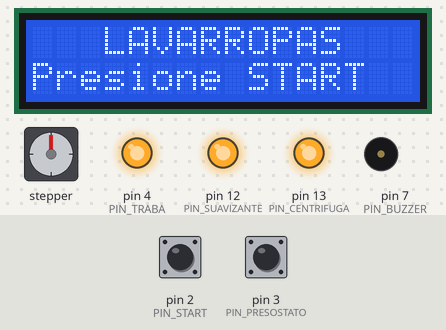
The sketch below on a simulated Arduino Uno, built with avr-gcc and run on an emulated ATmega328P. Parts: stepper motor, 16×2 character LCD, output pins drawn as LEDs (lit = HIGH), buzzer (waves = sounding). Wiring (inferred from the names in the program): stepper motor (2048 steps per turn assumed): coils pin 8, pin 9, pin 10, pin 11. Inputs (shaded band) come from the test bench; at power-on: pin 2 (PIN_START) HIGH, pin 3 (PIN_PRESOSTATO) HIGH. Pins used as bus, display or sensor lines are not drawn; what the sketch prints to the serial monitor is not drawn.

Above: at 1.2 s.
1.3 s: pin 2 (PIN_START) pulled LOW for 0.15 s
At 2.5 s:
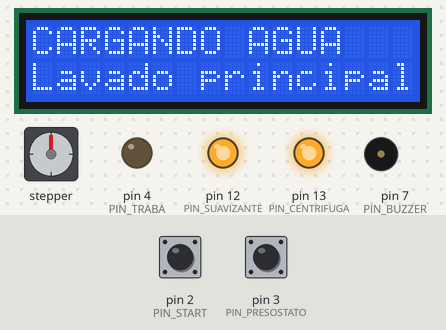
2.9 s: pin 3 (PIN_PRESOSTATO) pulled LOW for 0.15 s
At 4.2 s:
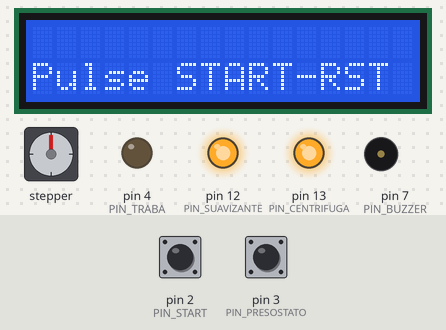
10.8 s: pin 2 (PIN_START) driven LOW and pin 3 (PIN_PRESOSTATO) driven LOW
At 11.7 s:
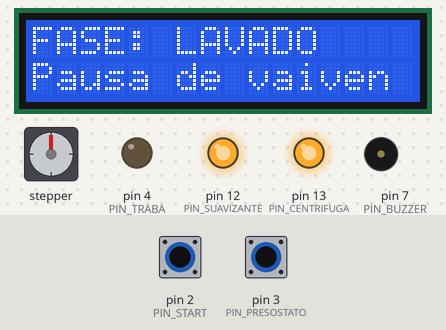
14.3 s: pin 3 (PIN_PRESOSTATO) driven HIGH
At 15.2 s:
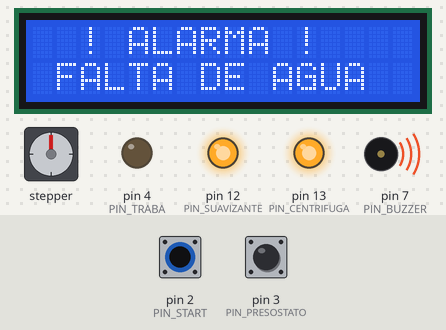
Timing chart, 0 to 17.8 s (numbered marks = the images above; inputs shaded):
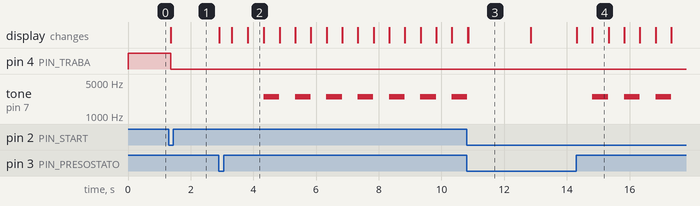

Measured:
- after the input at 1.3 s, pin 4 (PIN_TRABA): HIGH → LOW after 0.07 s; the display: changes after 0.07 s (image 1)
- after the input at 2.9 s, tone on pin 7 (PIN_BUZZER): alternates 2500 Hz for 0.50 s and silent for 0.50 s, starting after 1.4 s; the display: first changes at once (image 2 shows a later state)
- after the input at 10.8 s, tone on pin 7 (PIN_BUZZER): goes on until 10.8 s, then stays silent; the display: first differs from a run without the input after 0.06 s (image 3)
- after the input at 14.3 s, tone on pin 7 (PIN_BUZZER): alternates 2500 Hz for 0.50 s and silent for 0.50 s, starting after 0.51 s; the display: first changes at once (image 4 shows a later state)
- what the display in image 2 shows lasts 0.5 s, from 3.8 s to 4.3 s
- what the display in image 3 shows lasts 2.0 s, from 10.9 s to 12.9 s

The sketch:

lavarropas_controller_display_error_buzzer.ino
```cpp
/*
  CONTROLADOR DE LAVARROPAS - Arduino UNO
  Máquina de estados no bloqueante (millis(), sin delay())
  Display LCD 16x2 en modo paralelo (4 bits), Monitor Serie y Alarma Sonora Potente
*/

#include <LiquidCrystal.h>
#include <ArduinoJson.h>   // agregado: reporte de estado en JSON para el dashboard

// #define DEBUG_LCD_SERIAL   // Descomentar para volcar el texto del LCD por Serial.
//                             // Por defecto queda APAGADO: el estado va por JSON.

// ---------- LCD ----------
LiquidCrystal lcd(A2, 6, A3, 5, A0, A1);

// ---------- Pines de entrada ----------
const uint8_t PIN_START      = 2;
const uint8_t PIN_PRESOSTATO = 3;

// ---------- Pines de salida (relés y alarmas) ----------
const uint8_t PIN_TRABA       = 4;
const uint8_t PIN_BUZZER      = 7;  // Buzzer conectado al Pin 7
const uint8_t PIN_LLENADO     = 8;
const uint8_t PIN_MOTOR_CW    = 9;
const uint8_t PIN_MOTOR_CCW   = 10;
const uint8_t PIN_DRENAJE     = 11;
const uint8_t PIN_SUAVIZANTE  = 12;
const uint8_t PIN_CENTRIFUGA  = 13;

const bool RELAY_ACTIVE_LOW = true;

// ---------- Fases del ciclo ----------
enum Fase {
  REPOSO,
  LLENADO,
  LAVADO,
  DRENAJE_1,
  LLENADO_ENJUAGUE,
  ENJUAGUE,
  DRENAJE_2,
  SUAVIZANTE,
  DRENAJE_3,
  CENTRIFUGADO,
  FIN,
  ERROR_AGUA
};

Fase faseActual = REPOSO;
Fase fasePreviaAlError = REPOSO;

// ---------- Temporizados de fases fijas ----------
const unsigned long T_DRENAJE       = 10000UL;
const unsigned long T_SUAVIZANTE    = 10000UL;
const unsigned long T_CENTRIFUGADO  = 15000UL;

// Inversión de giro del motor
const unsigned long T_GIRO = 5000UL;
const unsigned long T_PAUSA_GIRO = 2000UL;

// ---------- Control por cantidad de ciclos ----------
const int MAX_GIROS = 3;
int girosContados = 0;

// ---------- Variables de control de tiempo ----------
unsigned long tInicioFase = 0;
unsigned long tUltimoGiro = 0;
unsigned long tErrorMensaje = 0;
bool motorSentidoCW = true;
bool motorActivo = false;
bool alternarTextoError = true;

// ---------- Reporte de estado al dashboard (agregado) ----------
unsigned long tUltimoEnvioEstado = 0;
const unsigned long INTERVALO_ENVIO_MS = 1000;  // 1 línea JSON por segundo
bool pulsadorActivo = false;                     // estado ya antirrebotado del START

// ---------- Antirrebote del botón Start ----------
unsigned long tUltimoCambioBoton = 0;
const unsigned long DEBOUNCE_MS = 50;
bool estadoBotonAnterior = HIGH;

// Variables globales para el LCD y Monitor Serie
String ultimaLinea1 = "";
String ultimaLinea2 = "";

// ================= FUNCIONES AUXILIARES =================

void setRelay(uint8_t pin, bool encender) {
  if (RELAY_ACTIVE_LOW) {
    digitalWrite(pin, encender ? LOW : HIGH);
  } else {
    digitalWrite(pin, encender ? HIGH : LOW);
  }
}

void apagarTodo() {
  setRelay(PIN_LLENADO, false);
  setRelay(PIN_MOTOR_CW, false);
  setRelay(PIN_MOTOR_CCW, false);
  setRelay(PIN_DRENAJE, false);
  setRelay(PIN_SUAVIZANTE, false);
  setRelay(PIN_CENTRIFUGA, false);
  noTone(PIN_BUZZER); // Apaga el tono de frecuencia por seguridad
  motorActivo = false;
}

void mostrarLCD(String linea1, String linea2) {
  String textSerie1 = linea1;
  String textSerie2 = linea2;

  while (linea1.length() < 16) linea1 += " ";
  while (linea2.length() < 16) linea2 += " ";

  bool huboCambio = false;

  if (linea1 != ultimaLinea1) {
    lcd.setCursor(0, 0);
    lcd.print(linea1);
    ultimaLinea1 = linea1;
    huboCambio = true;
  }
  if (linea2 != ultimaLinea2) {
    lcd.setCursor(0, 1);
    lcd.print(linea2);
    ultimaLinea2 = linea2;
    huboCambio = true;
  }

  if (huboCambio) {
#ifdef DEBUG_LCD_SERIAL
    Serial.print("[LCD] L1: ");
    Serial.print(textSerie1);
    Serial.print(" | L2: ");
    Serial.println(textSerie2);
#endif
  }
}

bool presostatoLleno() {
  return digitalRead(PIN_PRESOSTATO) == LOW;
}

bool leerStartPresionado() {
  static bool ultimaLecturaRaw = HIGH;
  bool lecturaActual = digitalRead(PIN_START);
  bool presionado = false;

  if (lecturaActual != ultimaLecturaRaw) {
    tUltimoCambioBoton = millis();
  }

  if ((millis() - tUltimoCambioBoton) > DEBOUNCE_MS) {
    if (lecturaActual == LOW && estadoBotonAnterior == HIGH) {
      presionado = true;
    }
    estadoBotonAnterior = lecturaActual;
    pulsadorActivo = (estadoBotonAnterior == LOW);  // se reporta al dashboard
  }

  ultimaLecturaRaw = lecturaActual;
  return presionado;
}

void cambiarFase(Fase nuevaFase) {
  faseActual = nuevaFase;
  tInicioFase = millis();
  apagarTodo();

  if (nuevaFase == LAVADO || nuevaFase == ENJUAGUE) {
    girosContados = 0;
    motorSentidoCW = true;
    motorActivo = false;
    tUltimoGiro = millis();
  }
}

void manejarLlenado(Fase siguienteFase) {
  setRelay(PIN_LLENADO, true);
  if (presostatoLleno()) {
    cambiarFase(siguienteFase);
  }
}

void manejarDrenaje(Fase siguienteFase) {
  setRelay(PIN_DRENAJE, true);
  if (millis() - tInicioFase >= T_DRENAJE) {
    cambiarFase(siguienteFase);
  }
}

void manejarAgitadoPorCiclos(Fase siguienteFase) {
  if (girosContados >= MAX_GIROS) {
    cambiarFase(siguienteFase);
    return;
  }

  unsigned long enCiclo = millis() - tUltimoGiro;

  if (motorActivo) {
    if (enCiclo >= T_GIRO) {
      setRelay(PIN_MOTOR_CW, false);
      setRelay(PIN_MOTOR_CCW, false);
      motorActivo = false;
      tUltimoGiro = millis();

      if (motorSentidoCW == false) {
        girosContados++;
      }

      motorSentidoCW = !motorSentidoCW;
    }
  } else {
    if (enCiclo >= T_PAUSA_GIRO) {
      if (motorSentidoCW) {
        setRelay(PIN_MOTOR_CW, true);
        setRelay(PIN_MOTOR_CCW, false);
      } else {
        setRelay(PIN_MOTOR_CW, false);
        setRelay(PIN_MOTOR_CCW, true);
      }
      motorActivo = true;
      tUltimoGiro = millis();
    }
  }
}

// ================= REPORTE DE ESTADO (agregado) =================
//
// Traduce la fase interna a un nombre estable para el dashboard y arma
// una línea JSON, igual que la que ya espera main.py.

const char* nombreFase(Fase f) {
  switch (f) {
    case REPOSO:          return "REPOSO";
    case LLENADO:         return "LLENADO";
    case LAVADO:          return "LAVADO";
    case DRENAJE_1:       return "DRENAJE_1";
    case LLENADO_ENJUAGUE:return "LLENADO_ENJUAGUE";
    case ENJUAGUE:        return "ENJUAGUE";
    case DRENAJE_2:       return "DRENAJE_2";
    case SUAVIZANTE:      return "SUAVIZANTE";
    case DRENAJE_3:       return "DRENAJE_3";
    case CENTRIFUGADO:    return "CENTRIFUGADO";
    case FIN:             return "FIN";
    case ERROR_AGUA:      return "ERROR_AGUA";
  }
  return "DESCONOCIDO";
}

const char* estadoCiclo(Fase f) {
  switch (f) {
    case REPOSO:          return "inactivo";
    case LLENADO:
    case LLENADO_ENJUAGUE:return "llenando";
    case LAVADO:          return "lavando";
    case ENJUAGUE:        return "enjuagando";
    case DRENAJE_1:
    case DRENAJE_2:
    case DRENAJE_3:       return "desagotando";
    case SUAVIZANTE:      return "suavizando";
    case CENTRIFUGADO:    return "centrifugando";
    case FIN:             return "finalizado";
    case ERROR_AGUA:      return "error";
  }
  return "desconocido";
}

bool releEncendido(uint8_t pin) {
  return digitalRead(pin) == (RELAY_ACTIVE_LOW ? LOW : HIGH);
}

void enviarEstadoJSON() {
  // ArduinoJson v7: JsonDocument se dimensiona solo (heap) y se libera al
  // salir de la función. Evita reservar cientos de bytes en el stack del Uno.
  JsonDocument doc;

  doc["estado_ciclo"] = estadoCiclo(faseActual);
  doc["fase"]        = nombreFase(faseActual);
  if (faseActual == ERROR_AGUA) {
    doc["error"] = "FALTA DE AGUA";
  } else {
    doc["error"] = (const char*)nullptr;
  }

  if (faseActual == LAVADO || faseActual == ENJUAGUE) {
    doc["giros"]     = girosContados;
    doc["max_giros"] = MAX_GIROS;
  } else {
    doc["giros"]     = (const char*)nullptr;
    doc["max_giros"] = (const char*)nullptr;
  }

  // Texto que se está mostrando en el LCD (con relleno; el dashboard recorta)
  JsonArray lcd = doc.createNestedArray("lcd");
  lcd.add(ultimaLinea1);
  lcd.add(ultimaLinea2);

  JsonObject componentes = doc.createNestedObject("componentes");
  componentes["bomba_llenado"]  = releEncendido(PIN_LLENADO);
  componentes["motor_sentido1"] = releEncendido(PIN_MOTOR_CW);
  componentes["motor_sentido2"] = releEncendido(PIN_MOTOR_CCW);
  componentes["bomba_desagote"] = releEncendido(PIN_DRENAJE);
  componentes["bloqueo_puerta"] = releEncendido(PIN_TRABA);     // PIN_TRABA = "En marcha"
  componentes["suavizante"]     = releEncendido(PIN_SUAVIZANTE);
  componentes["centrifuga"]     = releEncendido(PIN_CENTRIFUGA);
  componentes["buzzer"]         = (faseActual == ERROR_AGUA) && alternarTextoError;

  doc["presostato"] = presostatoLleno();
  doc["pulsador"]   = pulsadorActivo;

  serializeJson(doc, Serial);
  Serial.println();
}

void actualizarEnvioEstado() {
  if (millis() - tUltimoEnvioEstado >= INTERVALO_ENVIO_MS) {
    tUltimoEnvioEstado = millis();
    enviarEstadoJSON();
  }
}

// ================= COMANDOS POR SERIAL (Opción 3.B, DESACTIVADA) =================
//
// La Opción 3.A deja el dashboard en modo SOLO LECTURA: no se leen comandos.
// Si más adelante se quiere poder arrancar / resetear desde el dashboard,
// descomentar el bloque de abajo y llamar a leerComandosSerial() en loop().
// El backend y el dashboard ya tienen preparado el camino (ver README).
//
// String bufferSerial = "";
//
// void procesarComando(String linea) {
//   linea.trim();
//   if (linea == "CMD_START") {
//     // Equivale a una pulsación del botón físico: solo se atiende en REPOSO.
//     if (faseActual == REPOSO) {
//       setRelay(PIN_TRABA, true);
//       cambiarFase(LLENADO);
//     } else if (faseActual == ERROR_AGUA && presostatoLleno()) {
//       noTone(PIN_BUZZER);
//       faseActual = fasePreviaAlError;
//       tUltimoGiro = millis();
//     } else if (faseActual == FIN) {
//       lcd.clear();
//       ultimaLinea1 = "";
//       ultimaLinea2 = "";
//       cambiarFase(REPOSO);
//     }
//   }
// }
//
// void leerComandosSerial() {
//   while (Serial.available()) {
//     char c = Serial.read();
//     if (c == '\n') {
//       procesarComando(bufferSerial);
//       bufferSerial = "";
//     } else if (c != '\r') {
//       bufferSerial += c;
//     }
//   }
// }

// ================= SETUP =================

void setup() {
  Serial.begin(9600);

  pinMode(PIN_START, INPUT_PULLUP);
  pinMode(PIN_PRESOSTATO, INPUT_PULLUP);

  pinMode(PIN_TRABA, OUTPUT);
  pinMode(PIN_BUZZER, OUTPUT);
  pinMode(PIN_LLENADO, OUTPUT);
  pinMode(PIN_MOTOR_CW, OUTPUT);
  pinMode(PIN_MOTOR_CCW, OUTPUT);
  pinMode(PIN_DRENAJE, OUTPUT);
  pinMode(PIN_SUAVIZANTE, OUTPUT);
  pinMode(PIN_CENTRIFUGA, OUTPUT);

  apagarTodo();
  setRelay(PIN_TRABA, false);

  lcd.begin(16, 2);
  mostrarLCD("   LAVARROPAS   ", "Presione START  ");
}

// ================= LOOP =================

void loop() {
  bool startPresionado = leerStartPresionado();

  if ((faseActual == LAVADO || faseActual == ENJUAGUE) && !presostatoLleno()) {
    fasePreviaAlError = faseActual;
    apagarTodo();
    faseActual = ERROR_AGUA;
    tErrorMensaje = millis();
  }

  if (faseActual == REPOSO) {
    mostrarLCD("   LAVARROPAS   ", "Presione START  ");
    if (startPresionado) {
      setRelay(PIN_TRABA, true);
      cambiarFase(LLENADO);
    }
    actualizarEnvioEstado();  // reporta también mientras está en reposo
    return;
  }

  switch (faseActual) {

    case LLENADO:
      mostrarLCD("CARGANDO AGUA   ", "Lavado principal");
      manejarLlenado(LAVADO);
      break;

    case LAVADO:
      if (motorActivo) {
        String msgCiclo = "Giro " + String(girosContados + 1) + "/3 " + (motorSentidoCW ? ">>" : "<<");
        mostrarLCD("FASE: LAVADO    ", msgCiclo);
      } else {
        mostrarLCD("FASE: LAVADO    ", "Pausa de vaiven ");
      }
      manejarAgitadoPorCiclos(DRENAJE_1);
      break;

    case DRENAJE_1:
      mostrarLCD("DESAGOTANDO...  ", "Fin de lavado   ");
      manejarDrenaje(LLENADO_ENJUAGUE);
      break;

    case LLENADO_ENJUAGUE:
      mostrarLCD("CARGANDO AGUA   ", "Fase: Enjuague  ");
      manejarLlenado(ENJUAGUE);
      break;

    case ENJUAGUE:
      if (motorActivo) {
        String msgCiclo = "Giro " + String(girosContados + 1) + "/3 " + (motorSentidoCW ? ">>" : "<<");
        mostrarLCD("FASE: ENJUAGUE  ", msgCiclo);
      } else {
        mostrarLCD("FASE: ENJUAGUE  ", "Pausa de vaiven ");
      }
      manejarAgitadoPorCiclos(DRENAJE_2);
      break;

    case DRENAJE_2:
      mostrarLCD("DESAGOTANDO...  ", "Fin de enjuague ");
      manejarDrenaje(SUAVIZANTE);
      break;

    case SUAVIZANTE:
      mostrarLCD("AGREGANDO...    ", "Suavizante      ");
      setRelay(PIN_SUAVIZANTE, true);
      if (millis() - tInicioFase >= T_SUAVIZANTE) {
        cambiarFase(DRENAJE_3);
      }
      break;

    case DRENAJE_3:
      mostrarLCD("DESAGOTANDO...  ", "Suavizante      ");
      manejarDrenaje(CENTRIFUGADO);
      break;

    case CENTRIFUGADO:
      mostrarLCD("CENTRIFUGANDO   ", "Alta velocidad  ");
      setRelay(PIN_CENTRIFUGA, true);
      if (millis() - tInicioFase >= T_CENTRIFUGADO) {
        cambiarFase(FIN);
      }
      break;

    case FIN:
      setRelay(PIN_TRABA, false);
      mostrarLCD("CICLO TERMINADO ", "Retire la ropa  ");

      if (startPresionado) {
        lcd.clear();
        ultimaLinea1 = "";
        ultimaLinea2 = "";
        cambiarFase(REPOSO);
      }
      break;

    case ERROR_AGUA:
      if (millis() - tErrorMensaje >= 500) { // Bajé el tiempo a 500ms para una alarma más ágil
        alternarTextoError = !alternarTextoError;
        tErrorMensaje = millis();

        // CORREGIDO: Usamos tone() para generar un pitido real oscilando las bobinas del buzzer
        if (alternarTextoError) {
          tone(PIN_BUZZER, 2500); // Envía una frecuencia de 2500 Hz (Sonido fuerte)
        } else {
          noTone(PIN_BUZZER);     // Silencia el pin por completo
        }
      }

      if (alternarTextoError) {
        mostrarLCD("  ! ALARMA !    ", " FALTA DE AGUA  ");
      } else {
        mostrarLCD("                ", "Pulse START-RST ");
      }

      if (startPresionado) {
        if (presostatoLleno()) {
          noTone(PIN_BUZZER); // Se apaga la frecuencia al salir del error
          faseActual = fasePreviaAlError;
          tUltimoGiro = millis();
          Serial.println("Error solucionado. Reanudando ciclo...");
        } else {
          Serial.println("Intento de reanudar fallido: El tanque sigue vacío.");
        }
      }
      break;

    default:
      cambiarFase(REPOSO);
      break;
  }

  actualizarEnvioEstado();
}
```
